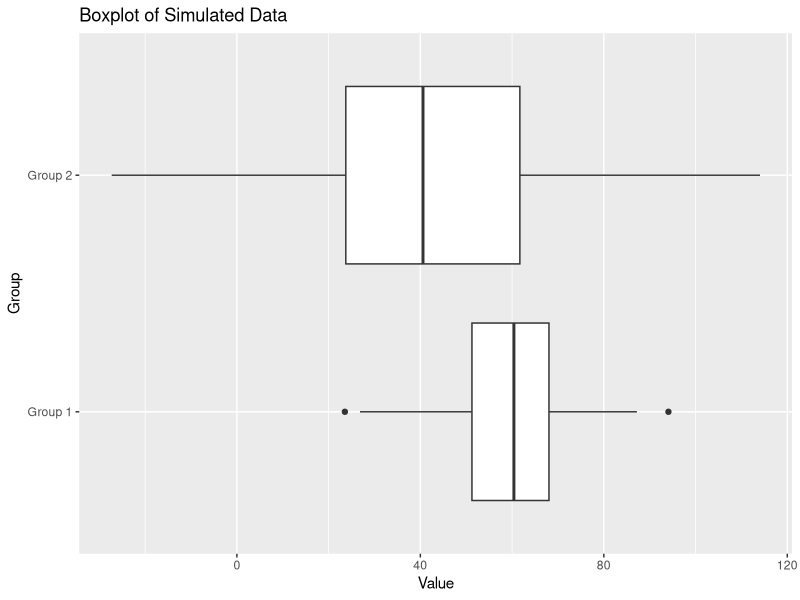

The R script that drew this image:
## ---- chunk 1
# Initial settings
mean1 <- 60
mean2 <- 40
truediff <- mean1 - mean2
sd1 <- 15
sd2 <- 25
sd_ratio <- sd1 / sd2
n1 <- 50
n2 <- 70
numsims <- 1000

# Try one sampling to see if 95% CI contains the truediff
samp1 <- rnorm(n1, mean1, sd1)
samp2 <- rnorm(n2, mean2, sd2)
result <- t.test(x = samp1, y = samp2, var.equal = TRUE)
lower <- result$conf.int[1]
upper <- result$conf.int[2]
contains_truediff <- (lower <= truediff & upper >= truediff)

# Plot the sampling above
sim_data <- data.frame(response = c(samp1, samp2),
                       group = c(rep("Group 1", n1), rep("Group 2", n2)))
library(ggplot2)
ggplot(sim_data, aes(x = response, y = group)) +
  geom_boxplot() +
  labs(title = "Boxplot of Simulated Data", x = "Value", y = "Group")

# repeat 1000 times
contains_truediff_vec <- vector("logical", numsims)
for (i in 1:numsims) {
  samp1 <- rnorm(n1, mean1, sd1)
  samp2 <- rnorm(n2, mean2, sd2)
  result <- t.test(x = samp1, y = samp2, var.equal = TRUE)
  lower <- result$conf.int[1]
  upper <- result$conf.int[2]
  contains_truediff_vec[i] <- (lower <= truediff & upper >= truediff)
}

# Calculate coverage
coverage <- mean(contains_truediff_vec)
print(paste("Estimated Coverage Rate:", coverage))


